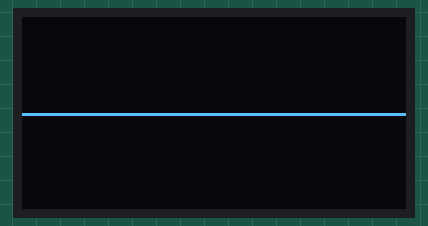
Simulated run of this program. Board: ESP32-S3. Parts: 128×64 one-colour display.

Above: at 0.1 s.
At 4.4 s:
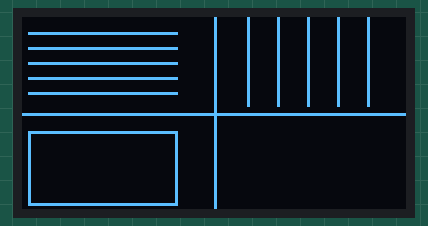
At 5.5 s:
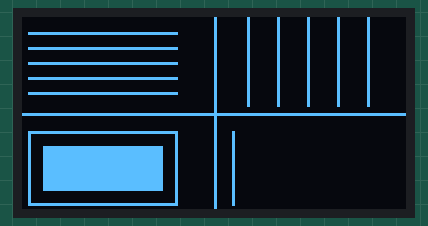
At 6.5 s:
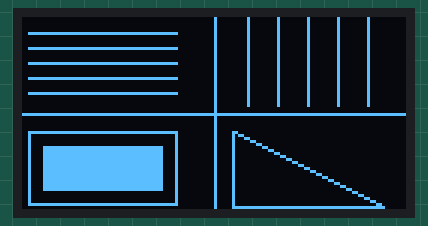
At 7.0 s:
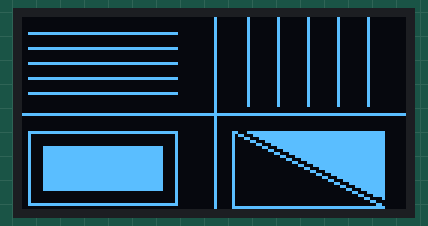
At 9.6 s:
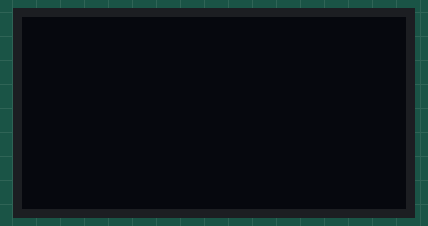

Measured:
- by itself, everything shown: repeats every 10.5 s, in 19 steps
- what the display in image 1 shows lasts 0.5 s, from 4.4 s to 4.9 s
- what the display in image 4 shows lasts 2.5 s, from 7.0 s to 9.5 s
- what the display in image 5 shows lasts 1.0 s, from 9.5 s to 10.5 s

The program:

main.cpp
```cpp
#include <Arduino.h>
#include <U8g2lib.h>
#include <Wire.h>

// 初始化U8g2库：SSD1306 128x64、I2C地址0x3C、无复位引脚
U8G2_SSD1306_128X64_NONAME_F_HW_I2C u8g2(U8G2_R0, U8X8_PIN_NONE);

void setup() {
  // 初始化U8g2 OLED屏幕
  u8g2.begin();
  u8g2.clearBuffer(); // 清空缓冲区
}

void loop() {
  // ========== 步骤2：绘制水平直线 + 垂直直线 ==========
  // 绘制水平直线：起点(0,32)，长度128
  u8g2.drawHLine(0, 32, 128);
  u8g2.sendBuffer();
  delay(500); // 0.5秒后执行下一步

  // 绘制垂直直线：起点(64,0)，长度64
  u8g2.drawVLine(64, 0, 64);
  u8g2.sendBuffer();
  delay(500);

  // ========== 步骤3：左上部分绘制5条等长水平线（间隔5像素，0.2秒/条） ==========
  for (int i = 0; i < 5; i++) {
    // 起点(2,25)，每条y坐标上移5像素，长度50
    u8g2.drawHLine(2, 25 - 5 * i, 50);
    u8g2.sendBuffer();
    delay(200);
  }
  delay(500); // 0.5秒后执行下一步

  // ========== 步骤4：右上部分绘制5条等长垂直线（间隔10像素，0.2秒/条） ==========
  for (int i = 0; i < 5; i++) {
    // 起点(75,0)，每条x坐标右移10像素，长度30
    u8g2.drawVLine(75 + 10 * i, 0, 30);
    u8g2.sendBuffer();
    delay(200);
  }
  delay(500);

  // ========== 步骤5：绘制矩形、直线、三角形 ==========
  // 绘制空心矩形：起点(2,38)，长度50，宽度25
  u8g2.drawFrame(2, 38, 50, 25);
  u8g2.sendBuffer();
  delay(500);

  // 绘制实心矩形：起点(7,43)，长度40，宽度15
  u8g2.drawBox(7, 43, 40, 15);
  u8g2.sendBuffer();
  delay(500);

  // 绘制垂直线：起点(70,38)，长度25
  u8g2.drawVLine(70, 38, 25);
  u8g2.sendBuffer();
  delay(500);

  // 绘制水平线：起点(70,63)，长度50
  u8g2.drawHLine(70, 63, 50);
  u8g2.sendBuffer();
  delay(500);

  // 绘制斜线：起点(70,38)，终点(120,63)
  u8g2.drawLine(70, 38, 120, 63);
  u8g2.sendBuffer();
  delay(500);

  // 绘制实心三角形：三个点(75,38)、(120,38)、(120,60)
  u8g2.drawTriangle(75, 38, 120, 38, 120, 60);
  u8g2.sendBuffer();
  delay(500);

  // ========== 步骤6：显示2秒后清屏1秒，循环绘制 ==========
  delay(2000); // 显示2秒
  u8g2.clearBuffer(); // 清空缓冲区
  u8g2.sendBuffer();  // 刷新清屏
  delay(1000); // 清屏后停留1秒
}
```
